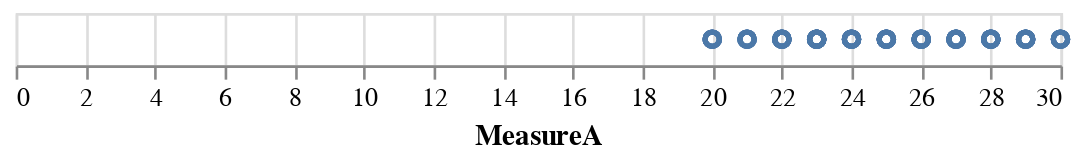

Notebook code for this chart:
### Code cell
chart.mark_point().encode(x='MeasureA')

### Figure 1 — Vega-Lite specification as saved in the notebook (floating-point values rounded to 4 significant figures)
{"config": {"view": {"continuousWidth": 400, "continuousHeight": 300}}, "data": {"name": "data-12c7931658fd8ba8c314feae2d6976ec"}, "mark": "point", "encoding": {"x": {"type": "quantitative", "field": "MeasureA"}}, "$schema": "https://vega.github.io/schema/vega-lite/v4.8.1.json", "datasets": {"data-12c7931658fd8ba8c314feae2d6976ec": [{"SampleID": 1, "Type": "I", "Grade": 2, "MeasureA": 25, "MeasureB": 31.3, "MeasureC": 110.2}, {"SampleID": 2, "Type": "II", "Grade": 4, "MeasureA": 22, "MeasureB": 23.8, "MeasureC": 99.62}, {"SampleID": 3, "Type": "I", "Grade": 3, "MeasureA": 22, "MeasureB": 27.6, "MeasureC": 87.55}, {"SampleID": 4, "Type": "II", "Grade": 2, "MeasureA": 28, "MeasureB": 33.2, "MeasureC": 85.57}, {"SampleID": 5, "Type": "II", "Grade": 4, "MeasureA": 30, "MeasureB": 31.8, "MeasureC": 110.3}, {"SampleID": 6, "Type": "I", "Grade": 3, "MeasureA": 26, "MeasureB": 26.4, "MeasureC": 99.84}, {"SampleID": 7, "Type": "I", "Grade": 2, "MeasureA": 26, "MeasureB": 33.7, "MeasureC": 76.78}, {"SampleID": 8, "Type": "II", "Grade": 3, "MeasureA": 28, "MeasureB": 35.8, "MeasureC": 92.69}, {"SampleID": 9, "Type": "I", "Grade": 4, "MeasureA": 23, "MeasureB": 25.0, "MeasureC": 105.3}, {"SampleID": 10, "Type": "II", "Grade": 2, "MeasureA": 25, "MeasureB": 26.9, "MeasureC": 102.8}, {"SampleID": 11, "Type": "II", "Grade": 4, "MeasureA": 26, "MeasureB": 32.8, "MeasureC": 103.2}, {"SampleID": 12, "Type": "I", "Grade": 3, "MeasureA": 22, "MeasureB": 28.9, "MeasureC": 99.64}, {"SampleID": 13, "Type": "I", "Grade": 2, "MeasureA": 28, "MeasureB": 36.5, "MeasureC": 93.37}, {"SampleID": 14, "Type": "II", "Grade": 4, "MeasureA": 24, "MeasureB": 27.3, "MeasureC": 104.7}, {"SampleID": 15, "Type": "I", "Grade": 3, "MeasureA": 22, "MeasureB": 27.9, "MeasureC": 87.68}, {"SampleID": 16, "Type": "II", "Grade": 2, "MeasureA": 23, "MeasureB": 25.4, "MeasureC": 93.93}, {"SampleID": 17, "Type": "II", "Grade": 3, "MeasureA": 24, "MeasureB": 28.5, "MeasureC": 102.4}, {"SampleID": 18, "Type": "I", "Grade": 4, "MeasureA": 27, "MeasureB": 36.7, "MeasureC": 100.0}, {"SampleID": 19, "Type": "I", "Grade": 2, "MeasureA": 21, "MeasureB": 29.5, "MeasureC": 96.15}, {"SampleID": 20, "Type": "II", "Grade": 4, "MeasureA": 25, "MeasureB": 25.5, "MeasureC": 90.06}, {"SampleID": 21, "Type": "I", "Grade": 3, "MeasureA": 26, "MeasureB": 33.2, "MeasureC": 106.3}, {"SampleID": 22, "Type": "II", "Grade": 2, "MeasureA": 20, "MeasureB": 26.7, "MeasureC": 110.9}, {"SampleID": 23, "Type": "II", "Grade": 4, "MeasureA": 24, "MeasureB": 29.0, "MeasureC": 102.9}, {"SampleID": 24, "Type": "I", "Grade": 3, "MeasureA": 26, "MeasureB": 34.6, "MeasureC": 109.6}, {"SampleID": 25, "Type": "I", "Grade": 2, "MeasureA": 20, "MeasureB": 25.6, "MeasureC": 120.3}, {"SampleID": 26, "Type": "II", "Grade": 3, "MeasureA": 29, "MeasureB": 30.7, "MeasureC": 80.76}, {"SampleID": 27, "Type": "I", "Grade": 4, "MeasureA": 25, "MeasureB": 27.4, "MeasureC": 90.34}, {"SampleID": 28, "Type": "II", "Grade": 2, "MeasureA": 23, "MeasureB": 25.1, "MeasureC": 111.3}, {"SampleID": 29, "Type": "II", "Grade": 4, "MeasureA": 22, "MeasureB": 30.4, "MeasureC": 111.4}, {"SampleID": 30, "Type": "I", "Grade": 3, "MeasureA": 29, "MeasureB": 36.5, "MeasureC": 113.3}, {"SampleID": 31, "Type": "I", "Grade": 2, "MeasureA": 21, "MeasureB": 27.0, "MeasureC": 99.29}, {"SampleID": 32, "Type": "II", "Grade": 4, "MeasureA": 30, "MeasureB": 30.3, "MeasureC": 102.4}, {"SampleID": 33, "Type": "I", "Grade": 3, "MeasureA": 21, "MeasureB": 24.9, "MeasureC": 94.6}, {"SampleID": 34, "Type": "II", "Grade": 2, "MeasureA": 23, "MeasureB": 29.5, "MeasureC": 105.1}, {"SampleID": 35, "Type": "II", "Grade": 3, "MeasureA": 27, "MeasureB": 29.4, "MeasureC": 95.22}, {"SampleID": 36, "Type": "I", "Grade": 4, "MeasureA": 28, "MeasureB": 31.9, "MeasureC": 115.8}, {"SampleID": 37, "Type": "I", "Grade": 2, "MeasureA": 29, "MeasureB": 33.8, "MeasureC": 93.2}, {"SampleID": 38, "Type": "II", "Grade": 4, "MeasureA": 26, "MeasureB": 34.5, "MeasureC": 91.8}, {"SampleID": 39, "Type": "I", "Grade": 3, "MeasureA": 28, "MeasureB": 28.7, "MeasureC": 105.1}, {"SampleID": 40, "Type": "II", "Grade": 2, "MeasureA": 20, "MeasureB": 20.9, "MeasureC": 89.95}, {"SampleID": 41, "Type": "II", "Grade": 4, "MeasureA": 25, "MeasureB": 29.4, "MeasureC": 100.1}, {"SampleID": 42, "Type": "I", "Grade": 3, "MeasureA": 20, "MeasureB": 23.8, "MeasureC": 105.1}, {"SampleID": 43, "Type": "I", "Grade": 2, "MeasureA": 25, "MeasureB": 27.7, "MeasureC": 96.57}, {"SampleID": 44, "Type": "II", "Grade": 3, "MeasureA": 29, "MeasureB": 31.0, "MeasureC": 89.03}, {"SampleID": 45, "Type": "I", "Grade": 4, "MeasureA": 27, "MeasureB": 28.1, "MeasureC": 116.0}, {"SampleID": 46, "Type": "II", "Grade": 2, "MeasureA": 24, "MeasureB": 33.1, "MeasureC": 109.7}, {"SampleID": 47, "Type": "II", "Grade": 4, "MeasureA": 25, "MeasureB": 25.5, "MeasureC": 97.92}, {"SampleID": 48, "Type": "I", "Grade": 3, "MeasureA": 23, "MeasureB": 27.4, "MeasureC": 91.44}, {"SampleID": 49, "Type": "I", "Grade": 2, "MeasureA": 24, "MeasureB": 29.4, "MeasureC": 89.17}, {"SampleID": 50, "Type": "II", "Grade": 4, "MeasureA": 23, "MeasureB": 30.9, "MeasureC": 104.5}, {"SampleID": 51, "Type": "I", "Grade": 3, "MeasureA": 23, "MeasureB": 31.3, "MeasureC": 120.9}, {"SampleID": 52, "Type": "II", "Grade": 2, "MeasureA": 26, "MeasureB": 34.5, "MeasureC": 103.2}, {"SampleID": 53, "Type": "II", "Grade": 3, "MeasureA": 20, "MeasureB": 22.7, "MeasureC": 92.01}, {"SampleID": 54, "Type": "I", "Grade": 4, "MeasureA": 26, "MeasureB": 33.8, "MeasureC": 98.24}, {"SampleID": 55, "Type": "I", "Grade": 2, "MeasureA": 28, "MeasureB": 37.9, "MeasureC": 112.6}, {"SampleID": 56, "Type": "II", "Grade": 4, "MeasureA": 30, "MeasureB": 32.5, "MeasureC": 114.5}, {"SampleID": 57, "Type": "I", "Grade": 3, "MeasureA": 29, "MeasureB": 32.1, "MeasureC": 85.66}, {"SampleID": 58, "Type": "II", "Grade": 2, "MeasureA": 21, "MeasureB": 22.6, "MeasureC": 99.93}, {"SampleID": 59, "Type": "II", "Grade": 4, "MeasureA": 20, "MeasureB": 29.4, "MeasureC": 101.7}, {"SampleID": 60, "Type": "I", "Grade": 3, "MeasureA": 29, "MeasureB": 32.3, "MeasureC": 104.7}, {"SampleID": 61, "Type": "I", "Grade": 2, "MeasureA": 30, "MeasureB": 35.1, "MeasureC": 90.68}, {"SampleID": 62, "Type": "II", "Grade": 3, "MeasureA": 22, "MeasureB": 28.6, "MeasureC": 104.9}, {"SampleID": 63, "Type": "I", "Grade": 4, "MeasureA": 27, "MeasureB": 35.2, "MeasureC": 100.6}, {"SampleID": 64, "Type": "II", "Grade": 2, "MeasureA": 22, "MeasureB": 28.3, "MeasureC": 102.0}, {"SampleID": 65, "Type": "II", "Grade": 4, "MeasureA": 30, "MeasureB": 37.5, "MeasureC": 117.9}, {"SampleID": 66, "Type": "I", "Grade": 3, "MeasureA": 24, "MeasureB": 32.7, "MeasureC": 99.11}, {"SampleID": 67, "Type": "I", "Grade": 2, "MeasureA": 28, "MeasureB": 34.6, "MeasureC": 87.67}, {"SampleID": 68, "Type": "II", "Grade": 4, "MeasureA": 22, "MeasureB": 29.5, "MeasureC": 103.8}, {"SampleID": 69, "Type": "I", "Grade": 3, "MeasureA": 27, "MeasureB": 37.0, "MeasureC": 105.5}, {"SampleID": 70, "Type": "II", "Grade": 2, "MeasureA": 28, "MeasureB": 29.2, "MeasureC": 98.54}, {"SampleID": 71, "Type": "II", "Grade": 3, "MeasureA": 23, "MeasureB": 24.1, "MeasureC": 102.9}, {"SampleID": 72, "Type": "I", "Grade": 4, "MeasureA": 30, "MeasureB": 33.6, "MeasureC": 96.68}, {"SampleID": 73, "Type": "I", "Grade": 2, "MeasureA": 27, "MeasureB": 32.0, "MeasureC": 103.7}, {"SampleID": 74, "Type": "II", "Grade": 4, "MeasureA": 23, "MeasureB": 27.4, "MeasureC": 96.27}, {"SampleID": 75, "Type": "I", "Grade": 3, "MeasureA": 25, "MeasureB": 33.6, "MeasureC": 97.89}, {"SampleID": 76, "Type": "II", "Grade": 2, "MeasureA": 26, "MeasureB": 33.4, "MeasureC": 89.37}, {"SampleID": 77, "Type": "II", "Grade": 4, "MeasureA": 27, "MeasureB": 29.8, "MeasureC": 79.41}, {"SampleID": 78, "Type": "I", "Grade": 3, "MeasureA": 25, "MeasureB": 31.9, "MeasureC": 111.7}, {"SampleID": 79, "Type": "I", "Grade": 2, "MeasureA": 23, "MeasureB": 30.5, "MeasureC": 118.6}, {"SampleID": 80, "Type": "II", "Grade": 3, "MeasureA": 28, "MeasureB": 37.8, "MeasureC": 102.8}, {"SampleID": 81, "Type": "I", "Grade": 4, "MeasureA": 27, "MeasureB": 29.1, "MeasureC": 105.0}, {"SampleID": 82, "Type": "II", "Grade": 2, "MeasureA": 28, "MeasureB": 34.2, "MeasureC": 92.08}, {"SampleID": 83, "Type": "II", "Grade": 4, "MeasureA": 29, "MeasureB": 35.9, "MeasureC": 95.75}, {"SampleID": 84, "Type": "I", "Grade": 3, "MeasureA": 23, "MeasureB": 26.5, "MeasureC": 92.07}, {"SampleID": 85, "Type": "I", "Grade": 2, "MeasureA": 20, "MeasureB": 23.1, "MeasureC": 86.09}, {"SampleID": 86, "Type": "II", "Grade": 4, "MeasureA": 25, "MeasureB": 25.5, "MeasureC": 112.5}, {"SampleID": 87, "Type": "I", "Grade": 3, "MeasureA": 22, "MeasureB": 25.0, "MeasureC": 104.4}, {"SampleID": 88, "Type": "II", "Grade": 2, "MeasureA": 29, "MeasureB": 34.3, "MeasureC": 98.9}, {"SampleID": 89, "Type": "II", "Grade": 3, "MeasureA": 23, "MeasureB": 26.1, "MeasureC": 96.48}, {"SampleID": 90, "Type": "I", "Grade": 4, "MeasureA": 24, "MeasureB": 30.4, "MeasureC": 101.1}, {"SampleID": 91, "Type": "I", "Grade": 2, "MeasureA": 27, "MeasureB": 33.4, "MeasureC": 98.06}, {"SampleID": 92, "Type": "II", "Grade": 4, "MeasureA": 24, "MeasureB": 25.9, "MeasureC": 112.4}, {"SampleID": 93, "Type": "I", "Grade": 3, "MeasureA": 24, "MeasureB": 30.1, "MeasureC": 91.95}, {"SampleID": 94, "Type": "II", "Grade": 2, "MeasureA": 21, "MeasureB": 28.5, "MeasureC": 115.3}, {"SampleID": 95, "Type": "II", "Grade": 4, "MeasureA": 29, "MeasureB": 29.2, "MeasureC": 96.7}, {"SampleID": 96, "Type": "I", "Grade": 3, "MeasureA": 21, "MeasureB": 25.0, "MeasureC": 103.2}, {"SampleID": 97, "Type": "I", "Grade": 2, "MeasureA": 26, "MeasureB": 26.4, "MeasureC": 101.1}, {"SampleID": 98, "Type": "II", "Grade": 3, "MeasureA": 21, "MeasureB": 24.0, "MeasureC": 117.8}, {"SampleID": 99, "Type": "I", "Grade": 4, "MeasureA": 30, "MeasureB": 36.3, "MeasureC": 101.5}, {"SampleID": 100, "Type": "II", "Grade": 2, "MeasureA": 23, "MeasureB": 29.3, "MeasureC": 80.17}]}}
